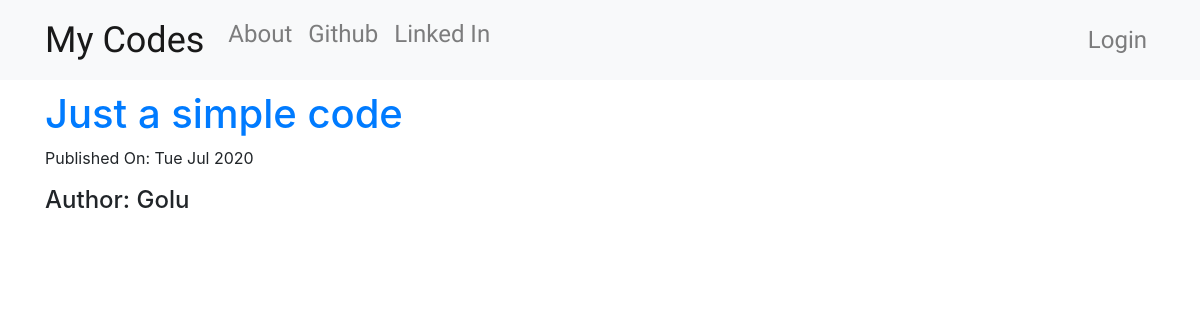
Before: / with the older database file.
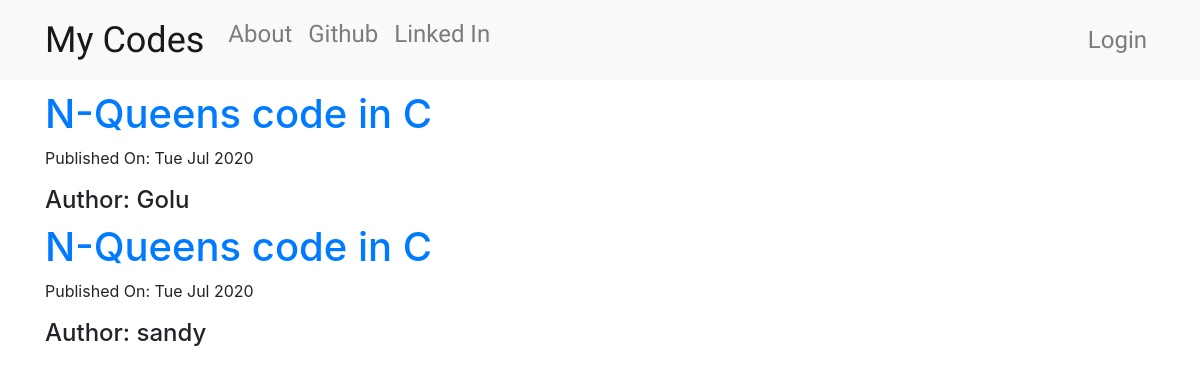
After: the same page with the newer database file.
### basic/models.py (models this page shows, shortened)
class codes(models.Model):
    author = models.ForeignKey('auth.User', on_delete=models.CASCADE)
    title = models.CharField(max_length=50)
    text = models.TextField()
    created_date = models.DateTimeField(default=timezone.now)
    published_date = models.DateTimeField(blank=True, null=True)

### basic/views.py (the view)
# urls.py: path('', views.CodeListView.as_view(), name='code_list'),
class CodeListView(ListView):
    model = codes
    def get_queryset(self):
        return codes.objects.filter(published_date__lte=timezone.now()).order_by('-published_date')

### basic/templates/basic/codes_list.html
{% extends "basic/base.html" %}
{% block content %}
    <div class="centerstage">
        {% for code in codes_list %}
            <div class="code">
                <h1><a href="{% url 'code_detail' pk=code.pk %}">{{ code.title }}</a></h1>
                <div class="date">
                    <p>Published On: {{ code.published_date|date:"D M Y" }}</p>
                </div>
                <h4>Author: {{ code.author }}</h4>
            </div>
        {% endfor %}
    </div>
{% endblock %}

### basic/templates/basic/base.html (shortened to what this page needs)
<!DOCTYPE html>
{% load static %}
<html lang="en">
<head>
    <link rel="stylesheet" href="https://stackpath.bootstrapcdn.com/bootstrap/4.5.0/css/bootstrap.min.css">
    <link rel="stylesheet" href="{% static 'css/master.css' %}">
</head>
<body class="loader">
    <nav class="navbar navbar-expand-lg navbar-light bg-light techfont">
        <div class="container collapse navbar-collapse" id="navbarSupportedContent">
            <ul class="navbar-nav mr-auto">
                <li class="nav-item">
                    <a class="navbar-brand bigbrand" href="{% url 'code_list' %}">My Codes</a>
                </li>
                <li class="nav-item">
                    <a class="nav-link" href="{% url 'about' %}">About</a>
                </li>
                <li class="nav-item">
                    <a class="nav-link" href="https://github.com/badri7489">Github</a>
                </li>
                <li class="nav-item">
                    <a class="nav-link" href="https://www.linkedin.com/">Linked In</a>
                </li>
            </ul>
            <ul class="navbar-nav navbar-right">
                {% if user.is_authenticated %}
                    <li class="nav-item">
                        <a class="nav-link" href="{% url 'code_new' %}">New Code</a>
                    </li>
                    <li class="nav-item">
                        <a class="nav-link" href="{% url 'code_draft_list' %}">Drafts</a>
                    </li>
                    <li class="nav-item">
                        <a class="nav-link" href="{% url 'logout' %}">Logout</a>
                    </li>
                    <li class="nav-item">
                        <a class="nav-link">Welcome: {{ user.username }}</a>
                    </li>
                {% else %}
                    <li class="nav-item">
                        <a class="nav-link" href="{% url 'login' %}">Login</a>
                    </li>
                {% endif %}
            </ul>
        </div>
    </nav>
    <div class="container">
        {% block content %}
        {% endblock %}
    </div>
</body>
</html>

### basic/static/css/master.css (style rules this page uses)
.techfont { font-family: 'Russo One', sans-serif; font-size: 1.5em; margin-bottom: 10px; }
.centerstage { margin-left: auto; margin-right: auto; }
.bigbrand { font-size: 1.5em; }
.loader { filter:hue-rotate(0deg); color:linear-gradient(45deg,#0f8,#08f); animation:hue 10000ms infinite linear; }

Changed rows visible on the page:
removed codes: title "Just a simple code", published_date "Tue Jul 2020", author "Golu"
added codes: title "N-Queens code in C", published_date "Tue Jul 2020", author "Golu"
added codes: title "N-Queens code in C", published_date "Tue Jul 2020", author "sandy"
